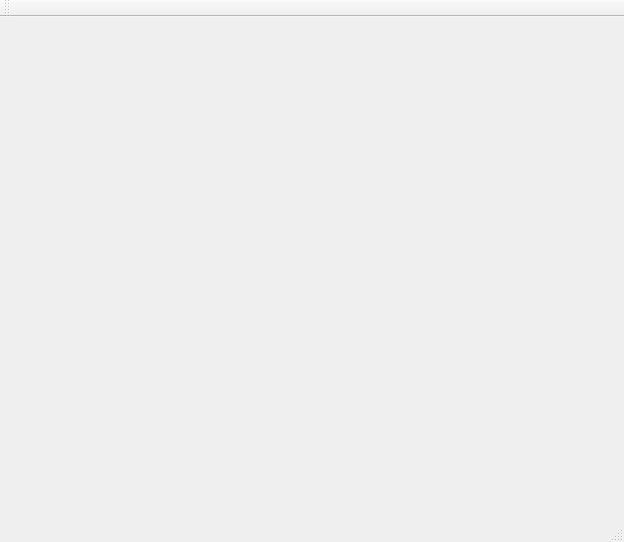
<?xml version="1.0" encoding="UTF-8"?>
<ui version="4.0">
 <class>MainWindow</class>
 <widget class="QMainWindow" name="MainWindow">
  <property name="geometry">
   <rect>
    <x>0</x>
    <y>0</y>
    <width>624</width>
    <height>542</height>
   </rect>
  </property>
  <property name="windowTitle">
   <string>MainWindow</string>
  </property>
  <widget class="QWidget" name="centralWidget">
   <layout class="QGridLayout" name="gridLayout">
    <item row="0" column="0">
     <widget class="GLWidget" name="widget" native="true"/>
    </item>
   </layout>
  </widget>
  <widget class="QMenuBar" name="menuBar">
   <property name="geometry">
    <rect>
     <x>0</x>
     <y>0</y>
     <width>624</width>
     <height>22</height>
    </rect>
   </property>
  </widget>
  <widget class="QToolBar" name="mainToolBar">
   <attribute name="toolBarArea">
    <enum>TopToolBarArea</enum>
   </attribute>
   <attribute name="toolBarBreak">
    <bool>false</bool>
   </attribute>
  </widget>
  <widget class="QStatusBar" name="statusBar"/>
 </widget>
 <layoutdefault spacing="6" margin="11"/>
 <customwidgets>
  <customwidget>
   <class>GLWidget</class>
   <extends>QWidget</extends>
   <header>glwidget.h</header>
   <container>1</container>
  </customwidget>
 </customwidgets>
 <resources/>
 <connections/>
</ui>
